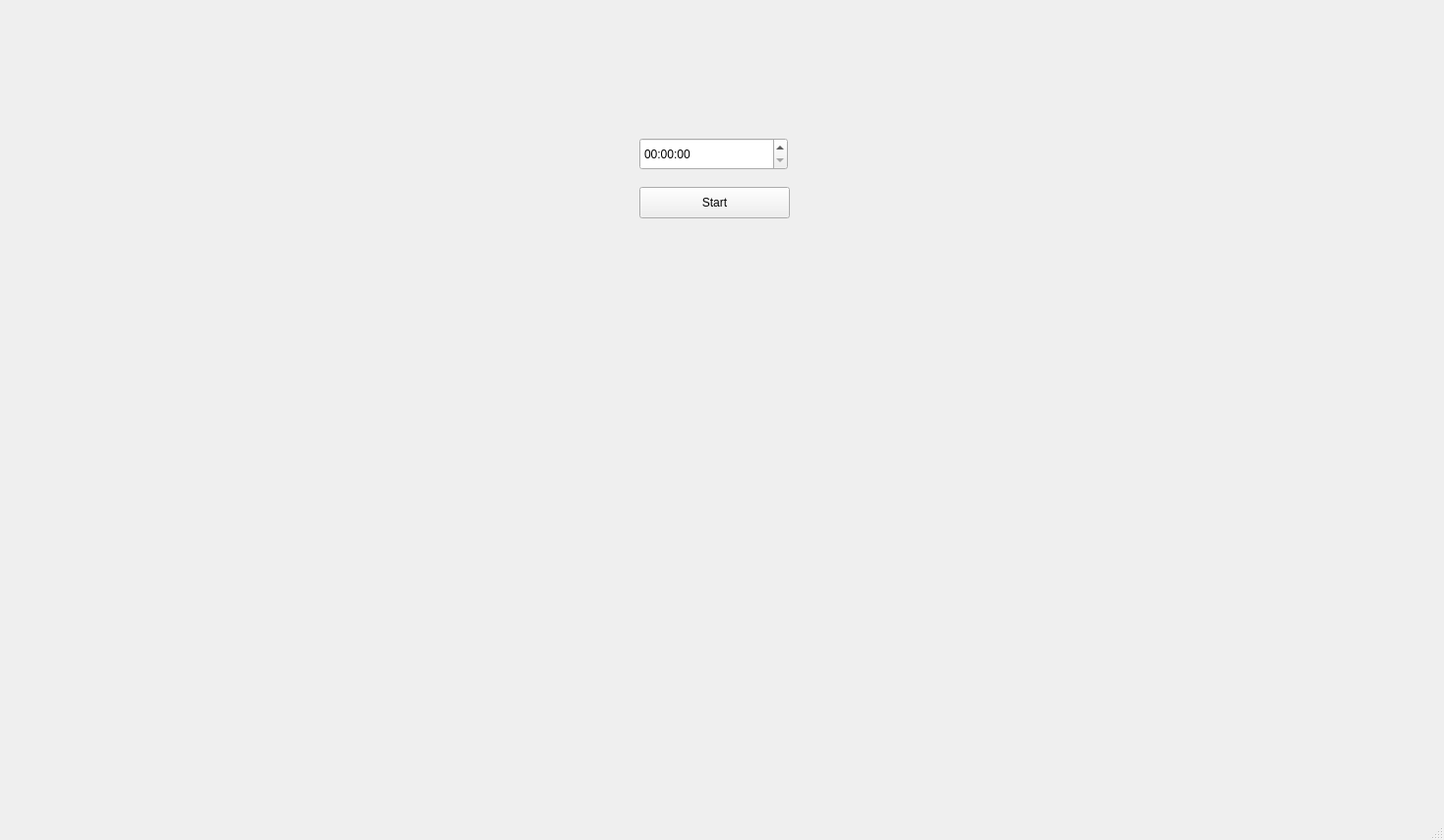
<?xml version="1.0" encoding="UTF-8"?>
<ui version="4.0">
 <class>MainWindow</class>
 <widget class="QMainWindow" name="MainWindow">
  <property name="geometry">
   <rect>
    <x>0</x>
    <y>0</y>
    <width>1468</width>
    <height>854</height>
   </rect>
  </property>
  <property name="windowTitle">
   <string>MainWindow</string>
  </property>
  <widget class="QWidget" name="centralwidget">
   <widget class="QLabel" name="enemy">
    <property name="geometry">
     <rect>
      <x>80</x>
      <y>80</y>
      <width>431</width>
      <height>661</height>
     </rect>
    </property>
    <property name="text">
     <string/>
    </property>
   </widget>
   <widget class="QLabel" name="self">
    <property name="geometry">
     <rect>
      <x>970</x>
      <y>80</y>
      <width>431</width>
      <height>661</height>
     </rect>
    </property>
    <property name="text">
     <string/>
    </property>
   </widget>
   <widget class="PrimaryPushButton" name="start_button">
    <property name="geometry">
     <rect>
      <x>650</x>
      <y>190</y>
      <width>153</width>
      <height>32</height>
     </rect>
    </property>
    <property name="text">
     <string>Start</string>
    </property>
   </widget>
   <widget class="TimeEdit" name="Time">
    <property name="geometry">
     <rect>
      <x>650</x>
      <y>140</y>
      <width>151</width>
      <height>33</height>
     </rect>
    </property>
   </widget>
   <widget class="CardWidget" name="CardWidget">
    <property name="geometry">
     <rect>
      <x>60</x>
      <y>60</y>
      <width>471</width>
      <height>701</height>
     </rect>
    </property>
   </widget>
   <widget class="CardWidget" name="CardWidget_2">
    <property name="geometry">
     <rect>
      <x>950</x>
      <y>60</y>
      <width>471</width>
      <height>701</height>
     </rect>
    </property>
   </widget>
   <zorder>CardWidget_2</zorder>
   <zorder>CardWidget</zorder>
   <zorder>enemy</zorder>
   <zorder>self</zorder>
   <zorder>start_button</zorder>
   <zorder>Time</zorder>
  </widget>
  <widget class="QMenuBar" name="menubar">
   <property name="geometry">
    <rect>
     <x>0</x>
     <y>0</y>
     <width>1468</width>
     <height>26</height>
    </rect>
   </property>
  </widget>
  <widget class="QStatusBar" name="statusbar"/>
 </widget>
 <customwidgets>
  <customwidget>
   <class>PushButton</class>
   <extends>QPushButton</extends>
   <header>qfluentwidgets</header>
  </customwidget>
  <customwidget>
   <class>PrimaryPushButton</class>
   <extends>PushButton</extends>
   <header>qfluentwidgets</header>
  </customwidget>
  <customwidget>
   <class>CardWidget</class>
   <extends>QFrame</extends>
   <header>qfluentwidgets</header>
   <container>1</container>
  </customwidget>
  <customwidget>
   <class>TimeEdit</class>
   <extends>QTimeEdit</extends>
   <header>qfluentwidgets</header>
  </customwidget>
 </customwidgets>
 <resources/>
 <connections/>
</ui>
